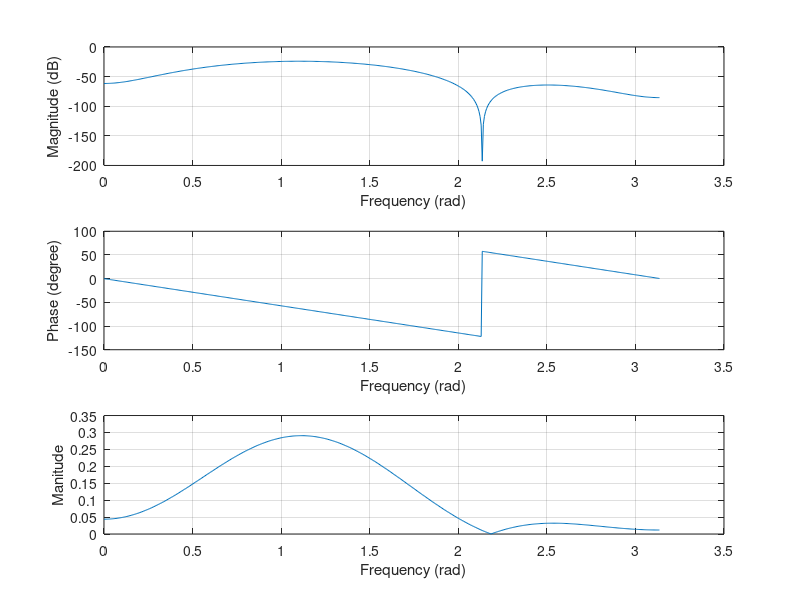

The MATLAB source for this figure:
clear;
%Example 7.2
%Magnitude and phase plot
figure (1)
[hz w]= freqz([0.187 0.2 0.187],[1],512);
hz = hz.*hamming(512);
phi = 180*unwrap(angle(hz))/pi;
subplot(3,1,1),plot(w,20*log(abs(hz)));grid;
xlabel('Frequency (rad)');
ylabel('Magnitude (dB)');
subplot(3,1,2),plot(w,phi);grid;
xlabel('Frequency (rad)');
ylabel('Phase (degree)');

%w = [0:0.1:2*pi];
mag = abs(0.2+0.3472*cos(w));
subplot(3,1,3),plot(w,mag.*hamming(512));grid;
xlabel('Frequency (rad)');
ylabel('Manitude');

n=[0:1:16]